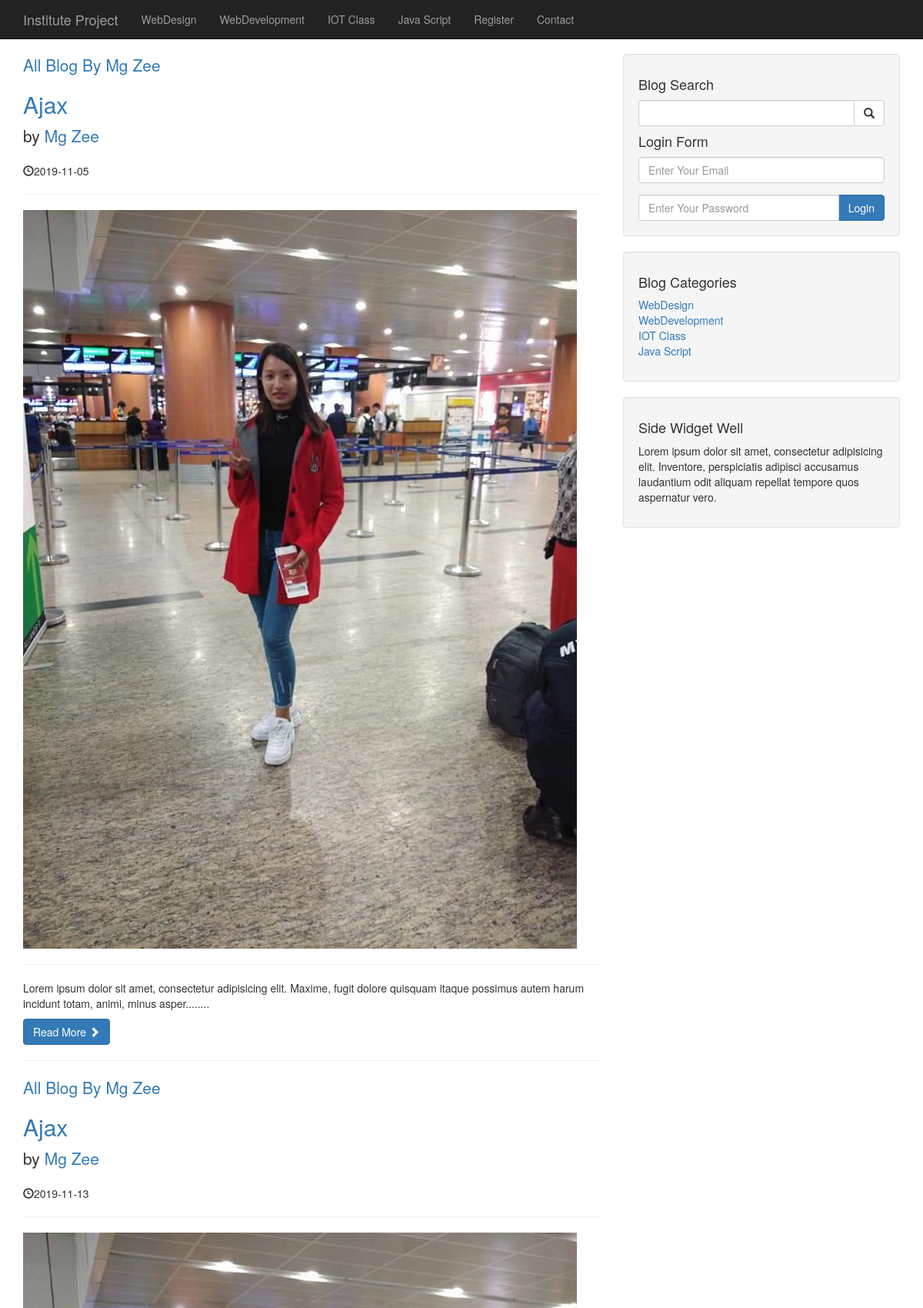
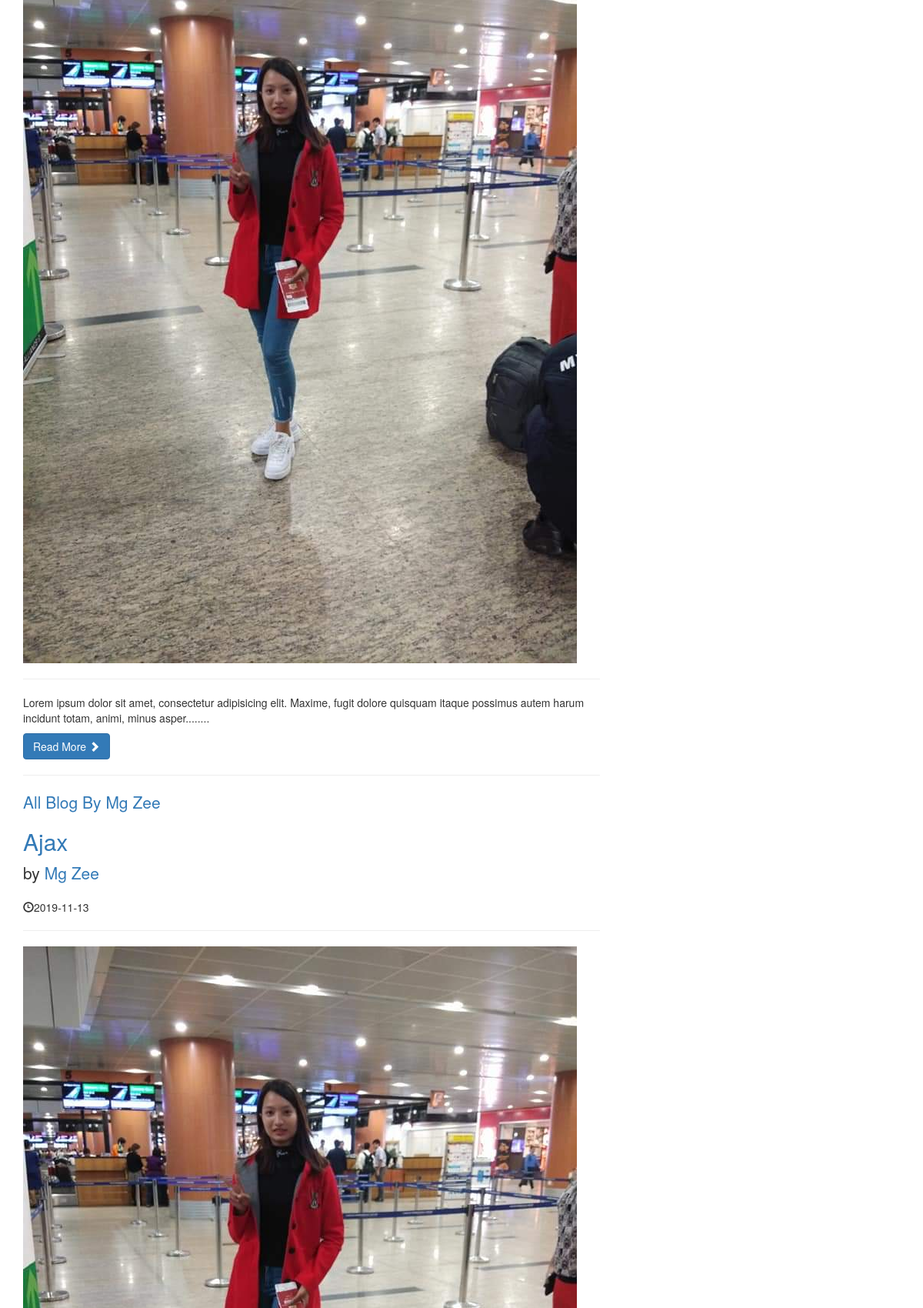
Page /author_blog.php?author=Mg Zee&blog_id=18 (upper part) on the committed database (2 pictures, top to bottom).
### tables this page shows
CREATE TABLE `categories` (
  `cat_id` int(11) NOT NULL,
  `cat_title` varchar(255) NOT NULL
);

CREATE TABLE `blogs` (
  `blog_id` int(11) NOT NULL,
  `blog_category_id` int(11) NOT NULL,
  `blog_title` varchar(255) NOT NULL,
  `blog_author` varchar(255) NOT NULL,
  `blog_date` date NOT NULL,
  `blog_image` text NOT NULL,
  `blog_content` text NOT NULL,
  `blog_tag` varchar(255) NOT NULL,
  `blog_comment_count` int(11) NOT NULL,
  `blog_status` varchar(255) NOT NULL,
  `blog_view_count` int(11) NOT NULL
);

### author_blog.php (the view, shortened to what this page needs)
<?php include_once "layout/header.php" ?>
<?php include_once "database.php" ?>
   <?php include_once "layout/navigation.php" ?>
    <div class="container">
        <div class="row">
            <div class="col-md-8">
                <?php
                    if (isset($_GET['author'])) {
                        $author = $_GET['author'];
                    }else{
                        header('Location:index.php');
                    }
                    $query = "SELECT * FROM blogs WHERE blog_author='$author'";
                    $result =mysqli_query($connect,$query);
                    while ($row=mysqli_fetch_assoc($result)) {
                        $blog_id = $row['blog_id'];
                        $blog_title = $row['blog_title'];
                        $blog_author= $row['blog_author'];
                        $blog_date= $row['blog_date'];
                        $blog_image= $row['blog_image'];
                        $blog_content=substr($row['blog_content'],0,150) . '........' ;
                 ?>
                <p class="lead text-primary">
                    All Blog By <?php echo $blog_author; ?>
                </p>
                <h2>
                    <a href="blog.php?blog_id=<?php echo $blog_id; ?>"><?php echo $blog_title; ?></a>
                </h2>
                <p class="lead">
                    by <a href="index.php"><?php echo $blog_author; ?></a>
                </p>
                <p><span class="glyphicon glyphicon-time"></span><?php echo $blog_date ?></p>
                <hr>
                <a href="blog.php?blog_id=<?php echo $blog_id; ?>"> <img class="img-responsive" src="images/<?php echo $blog_image; ?>" alt=""></a>
                <hr>
                <p><?php echo $blog_content; ?></p>
                <a class="btn btn-primary" href="blog.php?blog_id=<?php echo $blog_id; ?>">Read More <span class="glyphicon glyphicon-chevron-right"></span></a>
                <hr>
                <?php
                    }
                 ?>
            </div>
            <div class="col-md-4">
                <?php include_once "layout/sidebar.php" ?>
            </div>
        </div>
<?php include_once "layout/footer.php" ?>

### layout/navigation.php (shortened to what this page needs)
<nav class="navbar navbar-inverse navbar-fixed-top" role="navigation">
       <div class="container">
           <div class="navbar-header">
               <a class="navbar-brand" href="index.php">Institute Project</a>
           </div>
           <div class="collapse navbar-collapse" id="bs-example-navbar-collapse-1">
               <ul class="nav navbar-nav">
                   <?php
                       $query ="SELECT * FROM categories LIMIT 4";
                       $result = mysqli_query($connect,$query);
                       foreach ($result as $data) {
                       ?>
                       <li>
                           <a href="category.php?category_id=<?php echo $data['cat_id'] ?>"><?php echo $data['cat_title']; ?></a>
                       </li>
                       <?php
                       }
                       ?>
                       <li>
                           <a href="register.php">Register</a>
                       </li>
                        <li>
                           <a href="contact.php">Contact</a>
                       </li>
               </ul>
           </div>
       </div>
   </nav>

### layout/sidebar.php
<div class="well">
    <h4>Blog Search</h4>
    <form action="search.php" method="post">
    <div class="input-group">
        <input type="text" name="search_name" class="form-control">
        <span class="input-group-btn">
            <button type="submit"  name="search" class="btn btn-default">
                <span class="glyphicon glyphicon-search"></span>
        </button>
        </span>
    </div>
    </form>
      <h4>Login Form</h4>
    <form action="layout/login.php" method="post">
        <div class="form-group">
            <input type="email" name="email" class="form-control" placeholder="Enter Your Email">
        </div>
    <div class="input-group">
        <input type="password" name="password" class="form-control" placeholder="Enter Your Password">
        <span class="input-group-btn">
            <button type="submit"  name="login" class="btn btn-primary">Login</button>
        </span>
    </div>
    </form>
</div>
<div class="well">
    <h4>Blog Categories</h4>
    <div class="row">
        <div class="col-lg-6">
            <ul class="list-unstyled">
                <?php
                    $query ="SELECT * FROM categories LIMIT 4";
                    $result = mysqli_query($connect,$query);
                    foreach ($result as $data) {
                ?>
                    <li>
                        <a href="category.php?category_id=<?php echo $data['cat_id'] ?>"><?php echo $data['cat_title']; ?></a>
                    </li>
        <?php
        }
        ?>
            </ul>
        </div>
    </div>
</div>
<div class="well">
    <h4>Side Widget Well</h4>
    <p>Lorem ipsum dolor sit amet, consectetur adipisicing elit. Inventore, perspiciatis adipisci accusamus laudantium odit aliquam repellat tempore quos aspernatur vero.</p>
</div>

### css/blog-home.css (style rules this page uses)
body { padding-top: 70px; }

### rows in the picture
categories: cat_title "WebDesign"
categories: cat_title "WebDevelopment"
categories: cat_title "IOT Class"
categories: cat_title "Java Script"
blogs: blog_author "Mg Zee", blog_title "Ajax", blog_date "2019-11-05", blog_image (picture), blog_content "Lorem ipsum dolor sit amet, consectetur adipisicing elit. Maxime, fugit dolore quisquam itaque possimus autem harum incidunt totam, animi, minus asper........"
blogs: blog_author "Mg Zee", blog_title "Ajax", blog_date "2019-11-13", blog_image (picture), blog_content "Lorem ipsum dolor sit amet, consectetur adipisicing elit. Maxime, fugit dolore quisquam itaque possimus autem harum incidunt totam, animi, minus asper........"
blogs: blog_author "Mg Zee", blog_title "Ajax", blog_date "2019-11-13", blog_image (picture)
